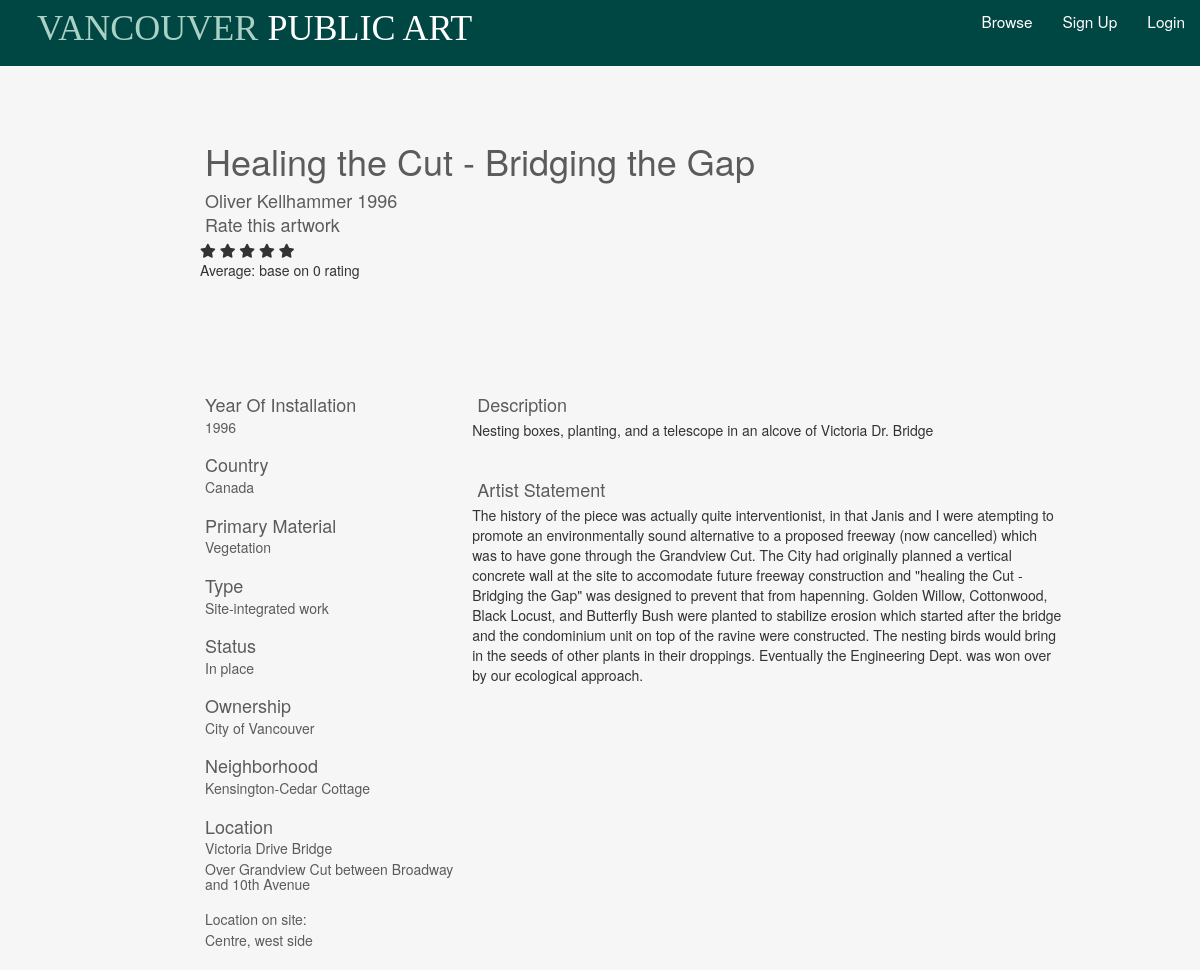
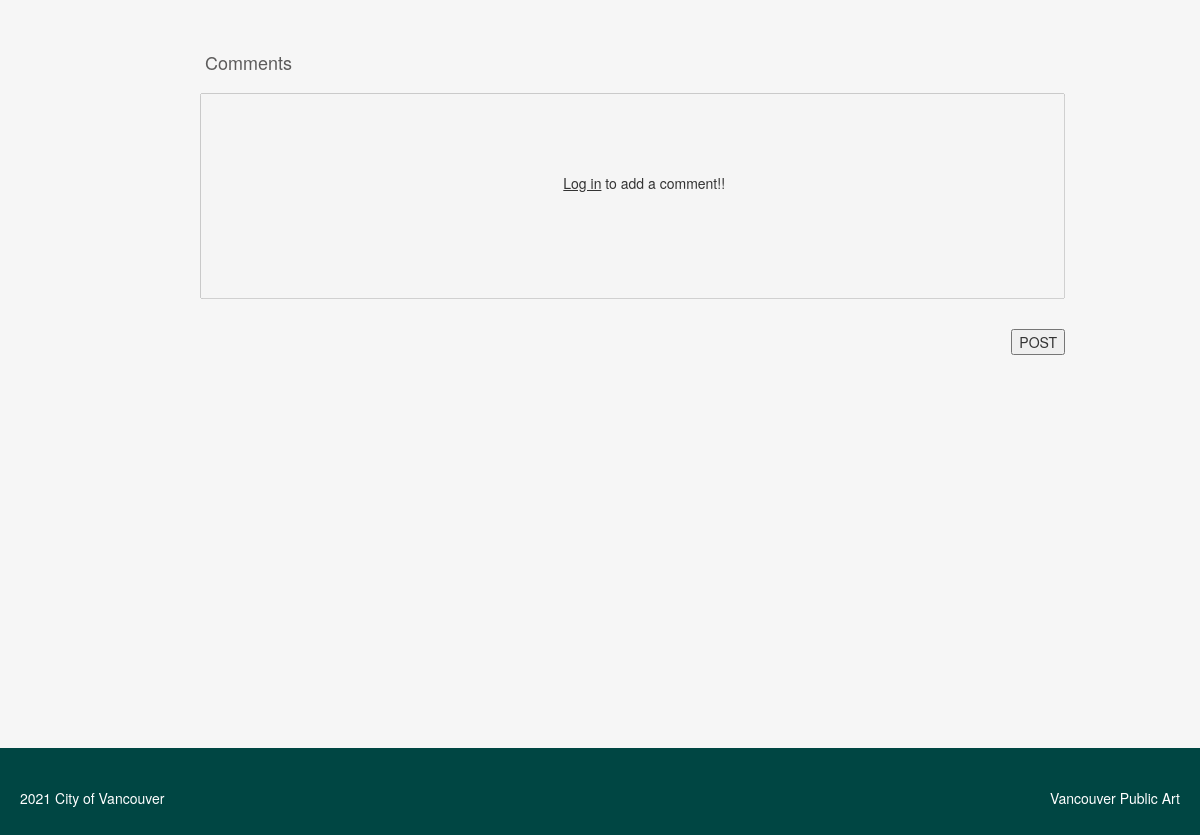
Screenshot of /public/art_detail.php?id=224 with the database file from the repository (2 pictures, top to bottom).
### tables this page shows
CREATE TABLE `artwork` (
  `artID` int(4) NOT NULL,
  `artName` varchar(150) DEFAULT NULL,
  `artistStatement` text DEFAULT NULL,
  `type` varchar(25) DEFAULT NULL,
  `status` varchar(13) DEFAULT NULL,
  `siteName` varchar(83) DEFAULT NULL,
  `siteAddress` varchar(95) DEFAULT NULL,
  `material` varchar(100) DEFAULT NULL,
  `photoURL` varchar(97) DEFAULT NULL,
  `ownership` varchar(50) DEFAULT NULL,
  `neighborhood` varchar(24) DEFAULT NULL,
  `locationOnSite` varchar(279) DEFAULT NULL,
  `geom` varchar(58) DEFAULT NULL,
  `description` text DEFAULT NULL,
  `artistID` int(3) NOT NULL,
  `year` int(4) DEFAULT NULL
);

CREATE TABLE `artist` (
  `artistID` int(3) NOT NULL,
  `firstName` varchar(28) DEFAULT NULL,
  `lastName` varchar(30) DEFAULT NULL,
  `biography` text DEFAULT NULL,
  `country` varchar(13) DEFAULT NULL,
  `artistPhotoURL` varchar(87) DEFAULT NULL,
  `website` varchar(57) DEFAULT NULL
);

### private/database/db.php (called while the page is built, shortened)
<?php
require('db_connect.php');
function executeQuery($sql, $data)
{
    global $conn;
    $stmt = $conn->prepare($sql);
    $values = array_values($data);
    $types = str_repeat('s', count($values));
    $stmt->bind_param($types, ...$values);
    $stmt->execute();
    return $stmt;
}
function selectOne($table, $table2, $conditions)
{
    $sql = "SELECT * FROM $table INNER JOIN $table2 ON $table.artistID = $table2.artistID";
    $i = 0;
    foreach ($conditions as $key => $value) {
        if ($i === 0) {
            $sql = $sql . " WHERE $key=?";
        } else {
            $sql = $sql . " AND $key=?";
        }
        $i++;
    }
    $sql = $sql . " LIMIT 1";
    $stmt = executeQuery($sql, $conditions);
    $records = $stmt->get_result()->fetch_assoc();
    return $records;
}
function showRating($art_id)
{
    global $conn;
    $query = "SELECT AVG(score) as avgRating, COUNT(score) as ratingNum FROM rating WHERE artID = '" . $art_id . "'";
    $stmt = $conn->query($query);
    $result = $stmt->fetch_assoc();
    return $result;
}

### public/art_detail.php (the view, shortened to what this page needs)
<?php include('../private/initialize.php');
include("../private/database/db.php");
?>
<?php
$table1 = 'artwork';
$table2 = 'artist';
if (isset($_GET['id'])) {
    $id = $_GET['id'];
    $art = selectOne($table1, $table2, ['artID' => $id]);
    $id = $art['artID'];
    $title = $art['artName'];
    $status = $art['status'];
    $siteName = $art['siteName'];
    $meterial = $art['material'];
    $neighborhood = $art['neighborhood'];
    $year = $art['year'];
    $firstName = $art['firstName'];
    $lastName = $art['lastName'];
    $country = $art['country'];
    $type = $art['type'];
    $siteAddress = $art['siteAddress'];
    $description = $art['description'];
    $artistStatement = $art['artistStatement'];
    $ownership = $art['ownership'];
    $locationOnSite = $art['locationOnSite'];
    $artistID = $art['artistID'];
    $average_rating = showRating($id);
}
?>
<!DOCTYPE html>
<html lang="en">
<head>
    <link rel="stylesheet" href="https://code.jquery.com/ui/1.9.2/themes/base/jquery-ui.css">
    <link rel="stylesheet" href="https://maxcdn.bootstrapcdn.com/bootstrap/3.4.1/css/bootstrap.min.css">
    <link rel="stylesheet" href="https://use.fontawesome.com/releases/v5.7.2/css/all.css">
</head>
<body>
    <?php include(INCLUDE_PATH . '/header.php'); ?>
    <div class="msg">
    </div>
    <div class="container">
        <div class="text-container">
            <div class="title-and-button">
                <h1><?php echo $title ?></h1>
            </div>
            <h4><a href="artist_detail.php?artistID=<?php echo $artistID ?>"><?php echo $firstName ?> <?php echo $lastName ?> <span><?php echo $year ?></span></a></h4>
            <div class="">
                <h4 id="rate-message">Rate this artwork</h4>
                <span class="fa fa-star <?php echo ($average_rating['avgRating'] >= 1) ? 'checked' : ''; ?>" id="star1" value='1'></span>
                <span class="fa fa-star <?php echo ($average_rating['avgRating'] >= 2) ? 'checked' : ''; ?>" id="star2" value='2'></span>
                <span class="fa fa-star <?php echo ($average_rating['avgRating'] >= 3) ? 'checked' : ''; ?>" id="star3" value='3'></span>
                <span class="fa fa-star <?php echo ($average_rating['avgRating'] >= 4) ? 'checked' : ''; ?>" id="star4" value='4'></span>
                <span class="fa fa-star <?php echo ($average_rating['avgRating'] >= 5) ? 'checked' : ''; ?>" id="star5" value='5'></span>
                <p>Average: <span id="average"><?php echo $average_rating['avgRating'] ?></span> base on <span id="totalRating"><?php echo $average_rating['ratingNum'] ?> </span>rating</p>
            </div>
            <div class="details-container">
                <div class="left-side">
                    <div class="detail-box">
                        <h4>Year Of Installation</h4>
                        <h5><?php echo $year ?></h5>
                    </div>
                    <div class="detail-box">
                        <h4>Country</h4>
                        <h5><?php echo $country ?></h5>
                    </div>
                    <div class="detail-box">
                        <h4>Primary Material</h4>
                        <h5><?php echo $meterial ?></h5>
                    </div>
                    <div class="detail-box">
                        <h4>Type</h4>
                        <h5><?php echo $type ?></h5>
                    </div>
                    <div class="detail-box">
                        <h4>Status</h4>
                        <h5><?php echo $status ?></h5>
                    </div>
                    <div class="detail-box">
                        <h4>Ownership</h4>
                        <h5><?php echo $ownership ?></h5>
                    </div>
                    <div class="detail-box">
                        <h4>Neighborhood</h4>
                        <h5><?php echo $neighborhood ?></h5>
                    </div>
                    <div class="detail-box">
                        <h4>Location</h4>
                        <h5><?php echo $siteName ?></h5>
                        <h5> <?php echo $siteAddress ?> </h5>
                    </div>
                    <div class="detail-box">
                        <h5>Location on site:</h5>
                        <h5><?php echo $locationOnSite ?></h5>
                    </div>
                </div>
                <div class="right-side">
                    <div class="detail-box1">
                        <h4>Description</h4>
                        <p><?php echo $description ?></p>
                    </div>
                    <div class="detail-box1">
                        <h4>Artist Statement</h4>
                        <p><?php echo $artistStatement ?></p>
                    </div>
                </div>
            </div>
        </div>
    </div>
    <div class="container" id="comment-container">
        <h4><span class="count-of-comment"></span> Comments</h4>
        <div class="comment-box">
            <textarea name="comment" id="comment" cols="100" rows="10" style="resize: none;" <?php if (!isset($_SESSION['userID'])) {
                                                                                                    echo "disabled";
                                                                                                } else {
                                                                                                    echo 'placeholder="Add comment here"';
                                                                                                }  ?>></textarea>
            <?php
            if (!isset($_SESSION['userID'])) {
                echo "<p class='comment_mess'><a href='login.php' style='cursor:pointer; text-decoration:underline'>Log in</a> to add a comment!!</p>";
            }
            ?>
        </div>
        <button class="post-btn">POST</button>
    </div>
    <?php include(INCLUDE_PATH . '/footer.php'); ?>
</body>
</html>

### rows the page displays
artwork: artName "Healing the Cut - Bridging the Gap", artistID.firstName "Oliver", artistID.lastName "Kellhammer", year "1996", artistID.country "Canada", material "Vegetation", type "Site-integrated work", status "In place", ownership "City of Vancouver", neighborhood "Kensington-Cedar Cottage", siteName "Victoria Drive Bridge", siteAddress "Over Grandview Cut between Broadway and 10th Avenue", locationOnSite "Centre, west side", description "Nesting boxes, planting, and a telescope in an alcove of Victoria Dr. Bridge", artistStatement "The history of the piece was actually quite interventionist, in that Janis and I were atempting to promote an environmentally sound alternative to a proposed freeway (now cancelled) which was to have gone through the Grandview Cut. The City had originally planned a vertical concrete wall at the site to accomodate future freeway construction and \"healing the Cut - Bridging the Gap\" was designed to prevent that from hapenning. Golden Willow, Cottonwood, Black Locust, and Butterfly Bush were planted to stabilize erosion which started after the bridge and the condominium unit on top of the ravine were constructed. The nesting birds would bring in the seeds of other plants in their droppings.…"

### other values shown
$average_rating['ratingNum'] "0"
